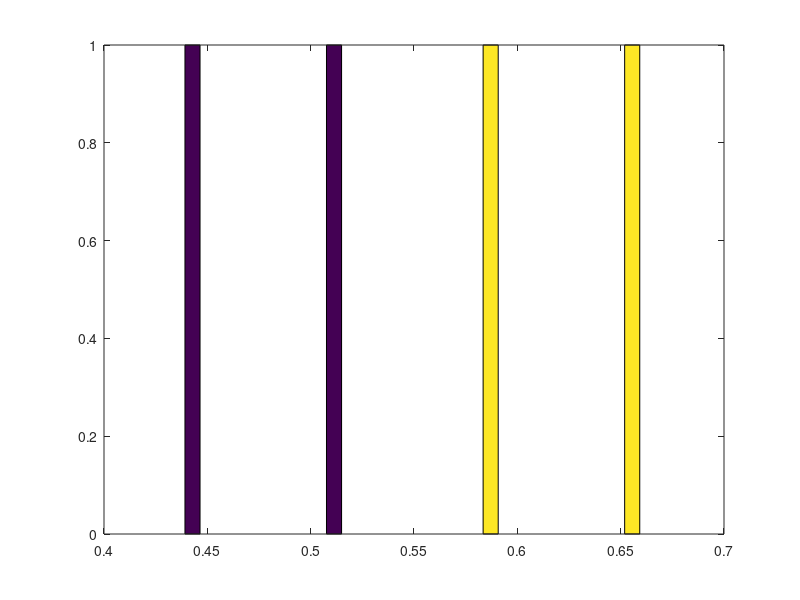

Source code (MATLAB):
mu1 = 1;
mu2 = 2;
sig1 = 1;
sig2 = 2;
OO = ones(1000,1);
x1 = randn(mu1*OO,sig1*OO);
x2 = randn(mu2*OO,sig2*OO);

a = .8;

x=a*x1+(1-a)*x2;

hist(x)


%%

ass=rand(10000,1);
OO=ones(1,100);
clc
tic
for j=1:100
    b=repmat(ass,1,100);
end
toc
tic
for j=1:100
    b=ass*OO;
end
toc